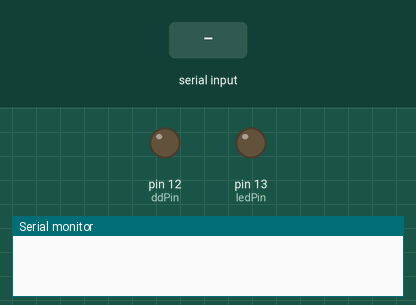
This sketch was run on a simulated Arduino Uno, built with avr-gcc and run on an emulated ATmega328P. Shown: output pins drawn as LEDs (lit = HIGH), the last lines printed to the serial monitor. The inputs (shaded band) are chosen by the test bench.

Above: at 0.01 s.
At 3.5 s:
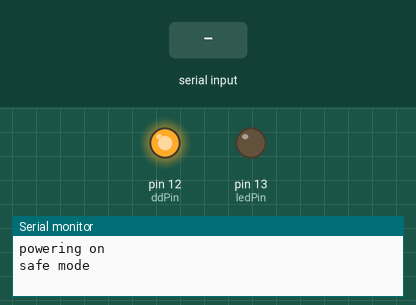
3.6 s: "+" received over Serial
At 4.7 s:
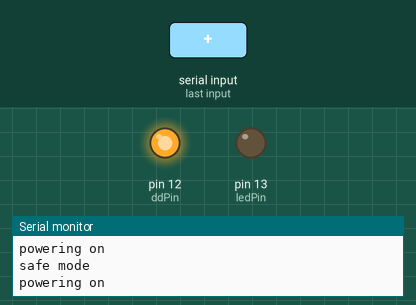
5.2 s: byte 45 ('-') received over Serial
6.7 s: "8" received over Serial
Timing chart, 0 to 9.7 s (numbered marks = the images above; inputs shaded):
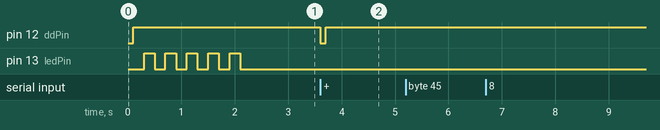

Measured:
- after the input at 3.6 s, pin 12 (ddPin): HIGH → LOW at once, → HIGH 0.10 s later

The sketch:

drivingTest.ino
```cpp
/*
*  Tom Dodge
*  3/5/15
*  last updated: 3/5/15
*
*  Testing out some driving of the roomba: forward, reverse,
*  CCW, and CW at one speed. Room to add left turn, right turn,
*  and increase/decrease speed.
*/

#include <SoftwareSerial.h>

// pin assignments:
byte ledPin = 13;
byte ddPin = 12;
byte txPin = 11;
byte rxPin = 10;

SoftwareSerial rooSerial(rxPin, txPin);

// roomba codes used
const  byte START = 128;
const byte CONTROL = 130;
const byte SAFE = 131;
const byte DRIVE = 137;
const byte SENSORS = 142;
const byte POWER = 133;


int command = 0;  // input from computer to drive roomba
int ZERO = 0;   // fix to send 0x00
int wb = 258;   // roomba wheelbase diameter

void setup() {
  Serial.begin(9600);
  rooSerial.begin(57600);
  pinMode(ddPin, OUTPUT);
  pinMode(ledPin, OUTPUT);

  // wake up roomba
  on();

  safe();
// roomba should now be in SAFE mode

  // blink led to let know we are ready?
  for (int i=0; i<5; i++) {
    digitalWrite(ledPin, HIGH);
    delay(200);
    digitalWrite(ledPin, LOW);
    delay(200);
  }
}

void loop() {
  if (Serial.available() > 0) {
    command = Serial.read();

    if (command == '8') {
      // move forward 30 cm
      forward(300); // currently one speed
    }

    if (command == '2') {
      reverse();
    }

    if (command == '5') {
      Stop();
    }

    if (command == '4') {
      rotate90ccw();
    }

    if (command == '6') {
      rotate90cw();
    }

    if (command == '7') {
      forLeft();
    }

    if (command == '9') {
      forRight();
    }

    if (command == '1') {
      revLeft();
    }

    if (command == '3') {
      revRight();
    }

    if (command == '+') {
      on();
    }

    if (command == '-') {
      off();
    }

    if (command == '*') {
      safe();
    }
  }
}

// currently only one speed (300 mm/s = 012c in hex)
// distance in mm
void forward(int distance) {
  Serial.println("forward");
  rooSerial.write(DRIVE);
  rooSerial.write(0x01);
  rooSerial.write(0x2c);
  rooSerial.write(0x80);
  rooSerial.write(ZERO);
  delay(distance*10/3);  // times 1000 for msec and /300 for speed
  Stop();
}

// one speed (-300 mm/s = fed4 in hex)
void reverse() {
  rooSerial.write(DRIVE);
  rooSerial.write(0xfe);
  rooSerial.write(0xd4);
  rooSerial.write(0x80);
  rooSerial.write(ZERO);
}

void Stop() {
  Serial.println("stopped");
  rooSerial.write(DRIVE);
  rooSerial.write(ZERO);
  rooSerial.write(ZERO);
  rooSerial.write(0x80);
  rooSerial.write(ZERO);
}

void rotate90cw() {
  rooSerial.write(DRIVE);
  rooSerial.write(0x01);
  rooSerial.write(0xf4);
  rooSerial.write(0xff);
  rooSerial.write(0xff);
  delay(1000*PI*wb/4/300);
  Stop();
}

void rotate90ccw() {
  rooSerial.write(DRIVE);
  rooSerial.write(0x01);
  rooSerial.write(0xf4);
  rooSerial.write(ZERO);
  rooSerial.write(0x01);
  delay(1000*PI*wb/4/300);
  Stop();
}

void forLeft() {
}

void forRight() {
}

void revLeft() {
}

void revRight() {
}

void safe() {
  rooSerial.write(START);
  delay(50);
  rooSerial.write(CONTROL);
  delay(50);
  Serial.println("safe mode");
}

void off() {
  rooSerial.write(POWER);
  delay(50);
  Serial.println("powering off");
}

void on() {
  digitalWrite(ddPin, LOW);
  delay(100);
  digitalWrite(ddPin, HIGH);
  delay(100);
  Serial.println("powering on");
}
```
